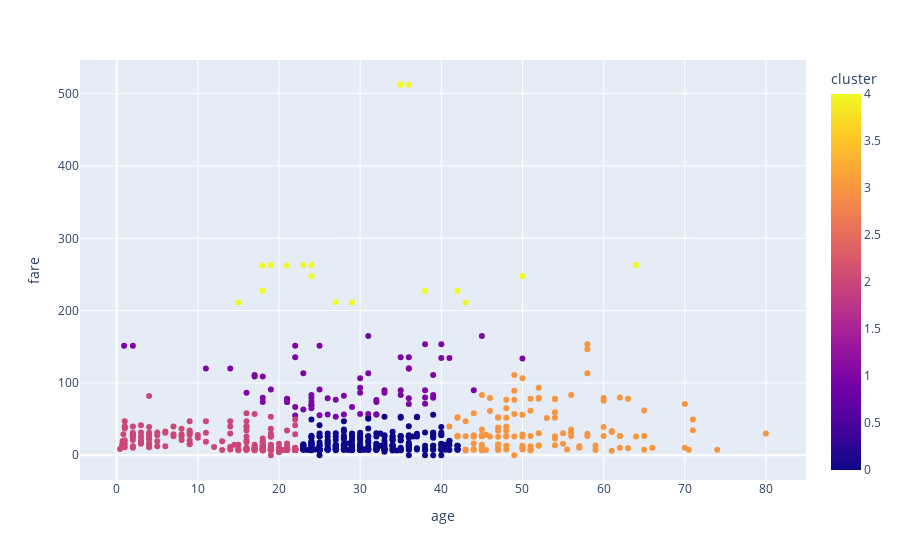

Notebook cell for this chart:
### Code cell
import plotly.express as px
fig= px.scatter(df, x='age', y='fare',color='cluster')
fig.show()

### Figure 1 — Plotly figure (JSON) as saved in the notebook; plotly's stock layout.template omitted (floating-point values rounded to 4 significant figures; data arrays with more than 128 entries replaced by an {"elided": "..."} marker saying what was removed)
{"data": [{"hovertemplate": "age=%{x}<br>fare=%{y}<br>cluster=%{marker.color}<extra></extra>", "legendgroup": "", "marker": {"color": {"elided": "891 int values"}, "coloraxis": "coloraxis", "symbol": "circle"}, "mode": "markers", "name": "", "orientation": "v", "showlegend": false, "type": "scatter", "x": {"elided": "891 float values"}, "xaxis": "x", "y": {"elided": "891 float values"}, "yaxis": "y"}], "layout": {"coloraxis": {"colorbar": {"title": {"text": "cluster"}}, "colorscale": [[0, "#0d0887"], [0.1111, "#46039f"], [0.2222, "#7201a8"], [0.3333, "#9c179e"], [0.4444, "#bd3786"], [0.5556, "#d8576b"], [0.6667, "#ed7953"], [0.7778, "#fb9f3a"], [0.8889, "#fdca26"], [1, "#f0f921"]]}, "legend": {"tracegroupgap": 0}, "margin": {"t": 60}, "xaxis": {"anchor": "y", "domain": [0, 1], "title": {"text": "age"}}, "yaxis": {"anchor": "x", "domain": [0, 1], "title": {"text": "fare"}}}}
